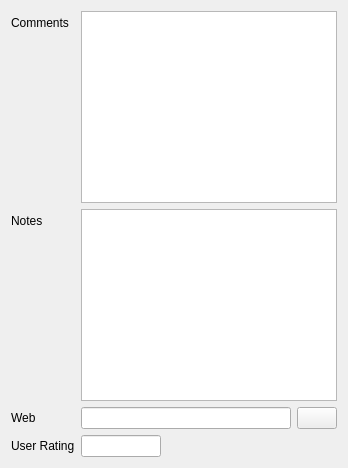
            <widget class="QWidget" name="tab_3">
             <attribute name="title">
              <string>Notes</string>
             </attribute>
             <layout class="QGridLayout" name="gridLayout_2">
              <item row="0" column="0">
               <layout class="QFormLayout" name="formLayout_6">
                <property name="fieldGrowthPolicy">
                 <enum>QFormLayout::ExpandingFieldsGrow</enum>
                </property>
                <item row="0" column="0">
                 <widget class="QLabel" name="label_15">
                  <property name="text">
                   <string>Comments</string>
                  </property>
                 </widget>
                </item>
                <item row="0" column="1">
                 <widget class="QTextEdit" name="teComments">
                  <property name="acceptDrops">
                   <bool>false</bool>
                  </property>
                 </widget>
                </item>
                <item row="1" column="0">
                 <widget class="QLabel" name="label_16">
                  <property name="text">
                   <string>Notes</string>
                  </property>
                 </widget>
                </item>
                <item row="1" column="1">
                 <widget class="QTextEdit" name="teNotes">
                  <property name="acceptDrops">
                   <bool>false</bool>
                  </property>
                 </widget>
                </item>
                <item row="2" column="0">
                 <widget class="QLabel" name="label_19">
                  <property name="text">
                   <string>Web</string>
                  </property>
                 </widget>
                </item>
                <item row="2" column="1">
                  <layout class="QGridLayout" name="gridLayout_7">
                   <item row="0" column="0">
                    <widget class="QLineEdit" name="leWebLink">
                     <property name="acceptDrops">
                      <bool>false</bool>
                     </property>
                    </widget>
                   </item>
                   <item row="0" column="1">
                    <widget class="QPushButton" name="btnOpenWebLink">
                     <property name="sizePolicy">
                      <sizepolicy hsizetype="Maximum" vsizetype="Fixed">
                       <horstretch>0</horstretch>
                       <verstretch>0</verstretch>
                      </sizepolicy>
                     </property>
                     <property name="maximumSize">
                      <size>
                       <width>40</width>
                       <height>16777215</height>
                      </size>
                     </property>
                    </widget>
                   </item>
                  </layout>
                </item>
                <item row="3" column="0">
                 <widget class="QLabel" name="userRatingLabel">
                  <property name="text">
                   <string>User Rating</string>
                  </property>
                 </widget>
                </item>
                <item row="3" column="1">
                 <widget class="QLineEdit" name="leCriticalRating">
                  <property name="sizePolicy">
                   <sizepolicy hsizetype="Fixed" vsizetype="Fixed">
                    <horstretch>0</horstretch>
                    <verstretch>0</verstretch>
                   </sizepolicy>
                  </property>
                  <property name="maximumSize">
                   <size>
                    <width>80</width>
                    <height>16777215</height>
                   </size>
                  </property>
                  <property name="acceptDrops">
                   <bool>false</bool>
                  </property>
                 </widget>
                </item>
               </layout>
              </item>
             </layout>
            </widget>
